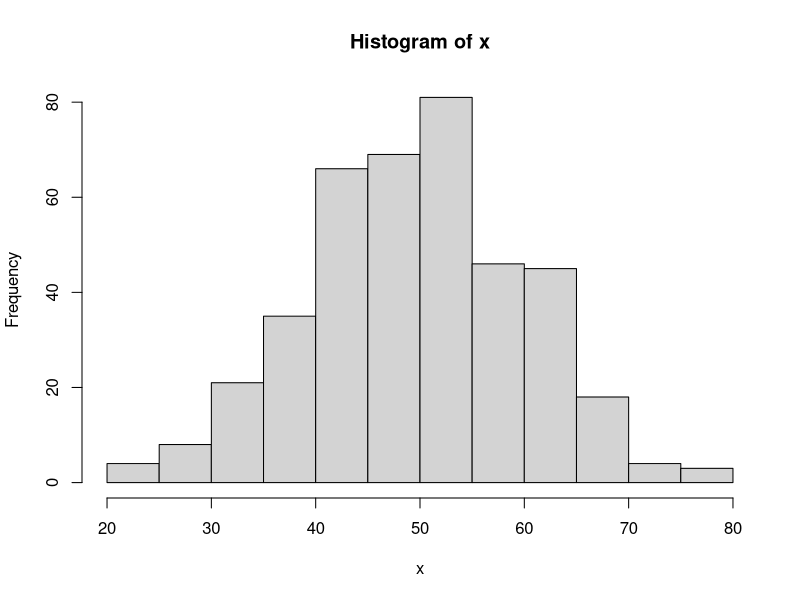

This figure's R source:
rnorm(20)


# Use a different mean and standard deviation
x <- rnorm(20, mean=3.7, sd=.1)
cat(x,sep = "\n")

print(x)

# To check that the distribution looks right, make a histogram of the numbers
x <- rnorm(400, mean=50, sd=10)
hist(x)
